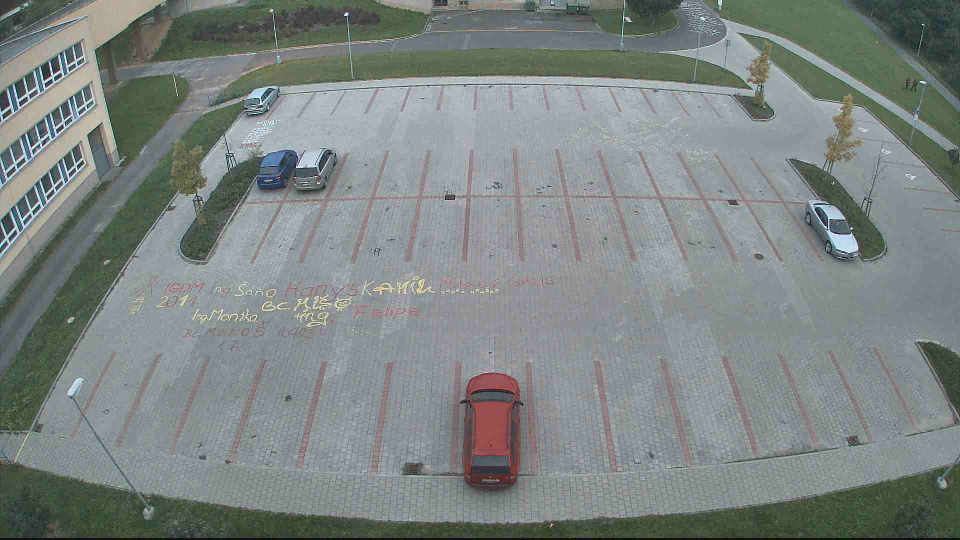
#> input picture 6_semester/ZAO/template/test_images_zao/test1.jpg, 1920 x 1080 px (shown at 1/2 size)
$ python -i main.py   (imports and definitions only)
#> lines starting #> are read from the running program, lines starting #| are printed output that depends on the picture
#> further down, picture is the input picture: shape (1080, 1920, 3); mean B, G, R 130.4, 132.4, 124.6
#!/usr/bin/python

import sys
import cv2
import numpy as np
import math
import struct
from datetime import datetime
import glob
import os

# [32 lines left out: functions order_points, four_point_transform, not called in this run]

def is_occupied(parking_spot_img):
    gray = cv2.cvtColor(parking_spot_img, cv2.COLOR_BGR2GRAY)
    blurred = cv2.GaussianBlur(gray, (5, 5), 0)
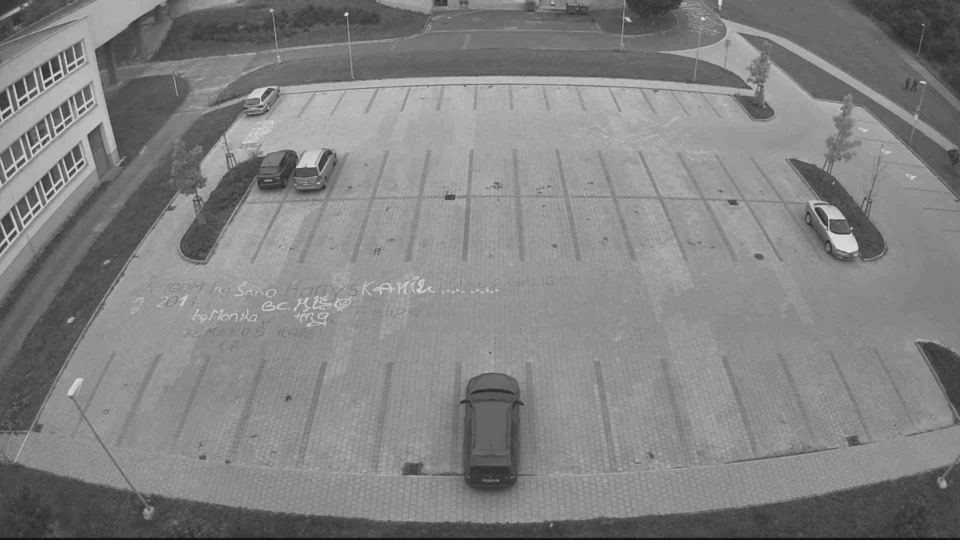
#> blurred: shape (1080, 1920) (shown at 1/2 size); min 9, max 236, mean 129.8
    edges = cv2.Canny(blurred, 50, 150)
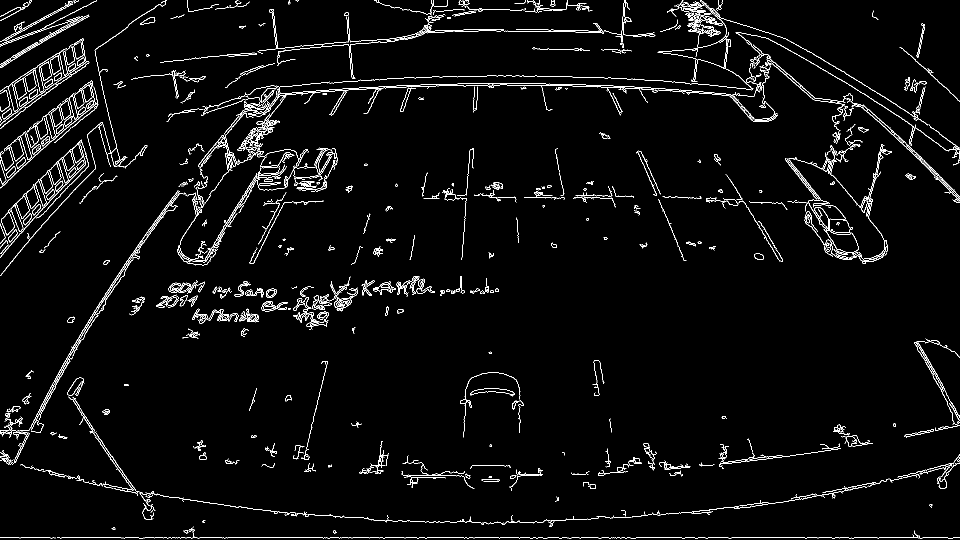
#> edges: shape (1080, 1920) (shown at 1/2 size); 3.2% white in thin lines or dots
    edge_count = cv2.countNonZero(edges)
#> edge_count = 66686
    total_pixels = edges.shape[0] * edges.shape[1]
#> total_pixels = 2073600
    edge_percentage = (edge_count / total_pixels) * 100
#> edge_percentage = 3.22
    return edge_percentage > 4.3, edge_percentage

# [80 lines left out: functions load_ground_truth, calculate_accuracy, main, not called in this run]

# [2 lines not run here, left out]

>>> import cv2
>>> picture = cv2.imread('test_images_zao/test1.jpg')
>>> result = is_occupied(picture)
#> result = (False, 3.22)

$ run again, on 6_semester/ZAO/template/test_images_zao/test14.jpg
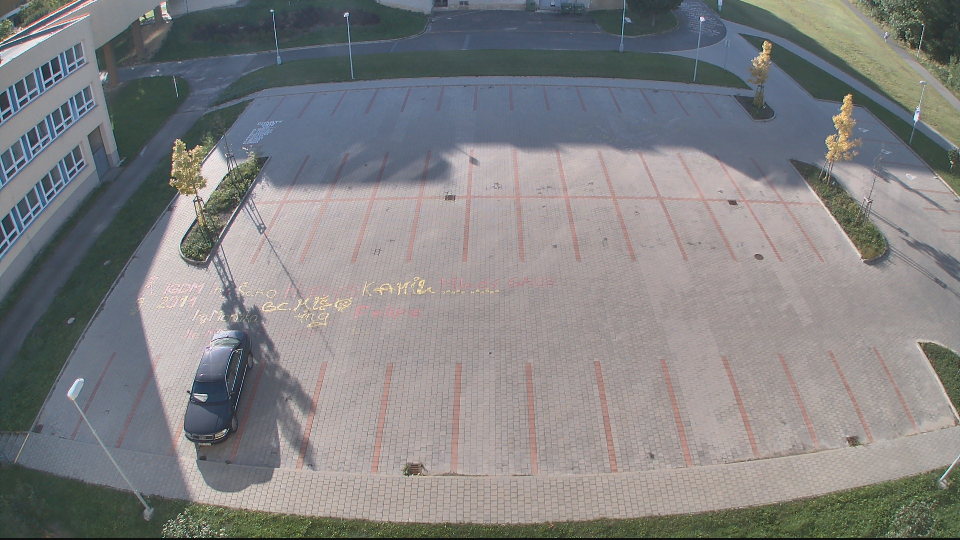
#> input picture 6_semester/ZAO/template/test_images_zao/test14.jpg, 1920 x 1080 px (shown at 1/2 size)
#> picture is the input picture: shape (1080, 1920, 3); mean B, G, R 130.4, 129.5, 129.6
#> in is_occupied, `gray = cv2.cvtColor(parking_spot_img, cv2.COLOR_BGR2GRAY)`:
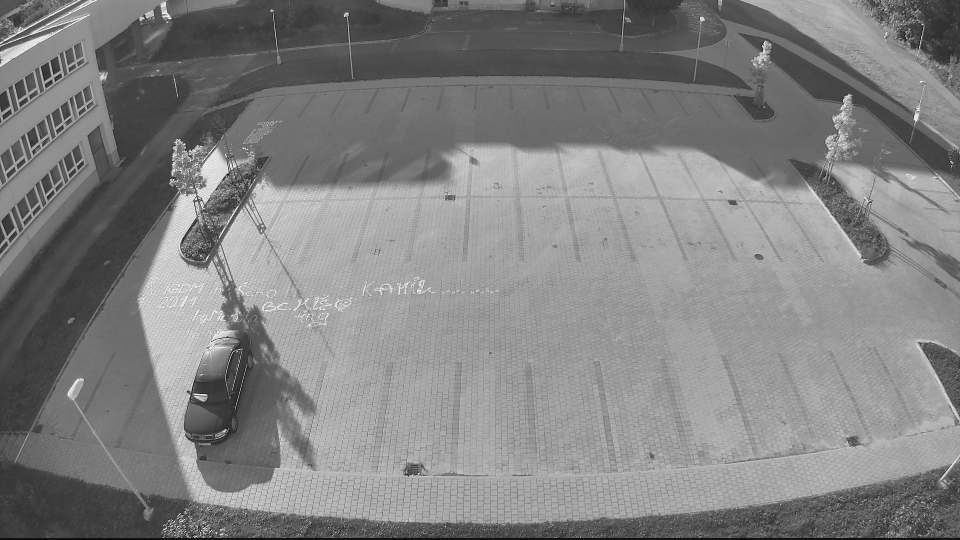
#> gray: shape (1080, 1920) (shown at 1/2 size); min 6, max 247, mean 129.6
#> in is_occupied, `edges = cv2.Canny(blurred, 50, 150)`:
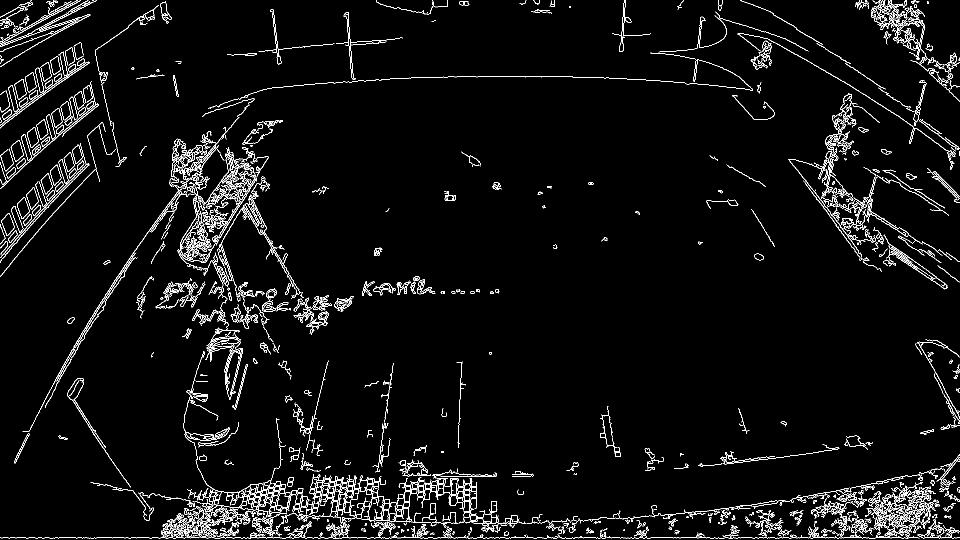
#> edges: shape (1080, 1920) (shown at 1/2 size); 4% white in thin lines or dots
#> edge_count = 83411
#> edge_percentage = 4.02
#> result = (False, 4.02)

$ run again, on 6_semester/ZAO/template/test_images_zao/test16.jpg
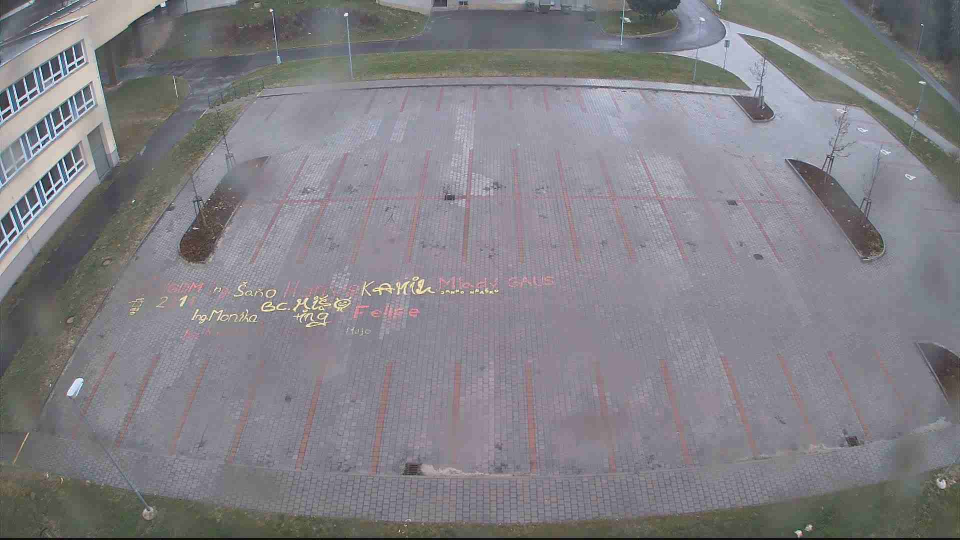
#> input picture 6_semester/ZAO/template/test_images_zao/test16.jpg, 1920 x 1080 px (shown at 1/2 size)
#> picture is the input picture: shape (1080, 1920, 3); mean B, G, R 133.6, 128.1, 129.8
#> in is_occupied, `edges = cv2.Canny(blurred, 50, 150)`:
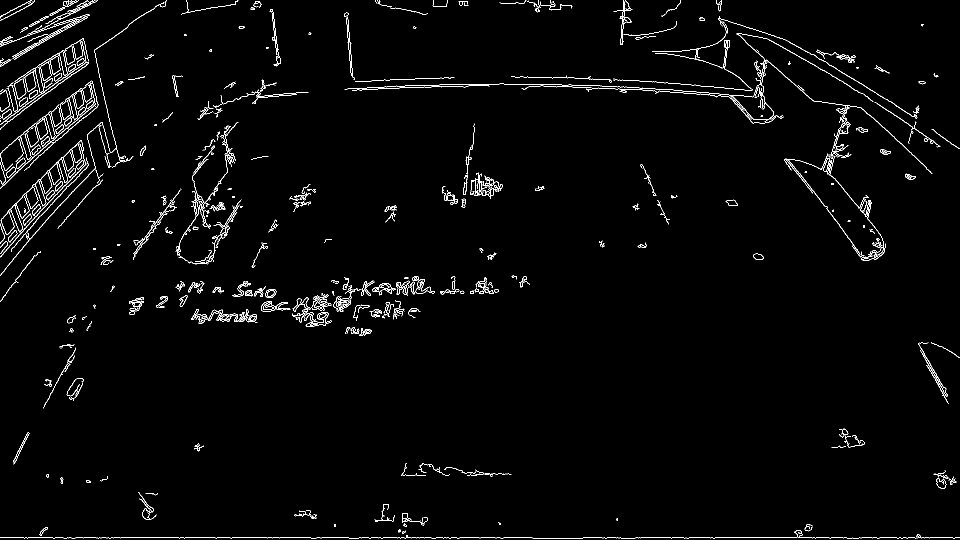
#> edges: shape (1080, 1920) (shown at 1/2 size); 2% white in thin lines or dots
#> edge_count = 40937
#> edge_percentage = 1.97
#> result = (False, 1.97)

$ run again, on 6_semester/ZAO/template/test_images_zao/test17.jpg
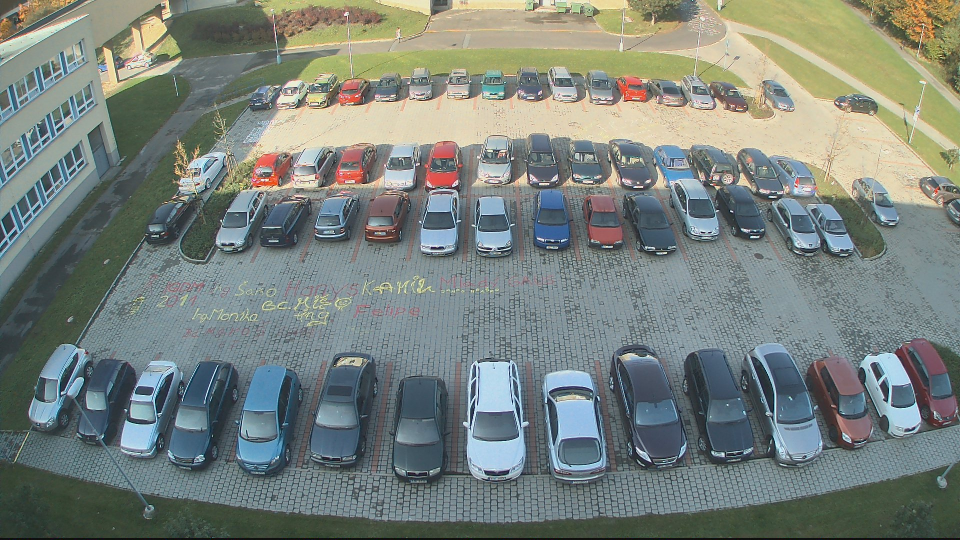
#> input picture 6_semester/ZAO/template/test_images_zao/test17.jpg, 1920 x 1080 px (shown at 1/2 size)
#> picture is the input picture: shape (1080, 1920, 3); mean B, G, R 124.7, 130.4, 121.6
#> in is_occupied, `gray = cv2.cvtColor(parking_spot_img, cv2.COLOR_BGR2GRAY)`:
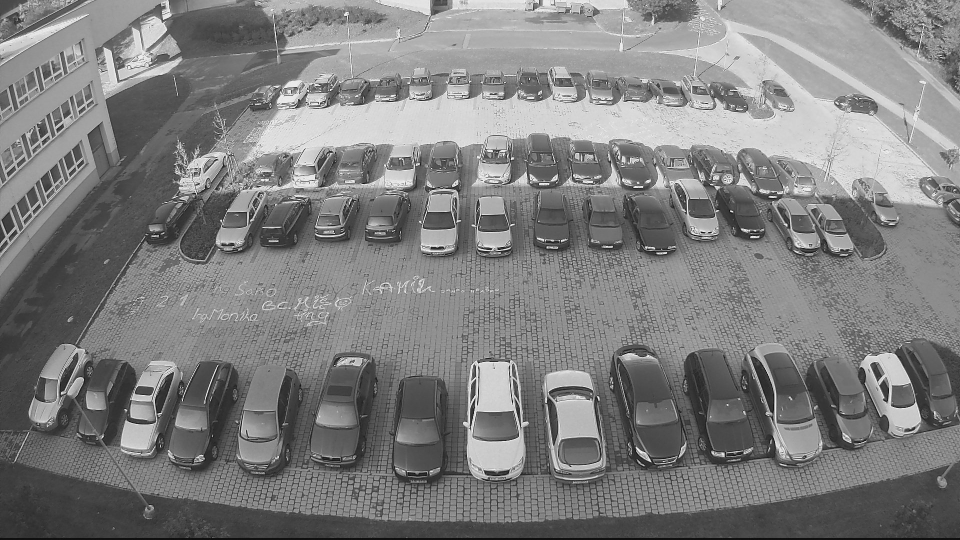
#> gray: shape (1080, 1920) (shown at 1/2 size); min 1, max 254, mean 127.1
#> in is_occupied, `edges = cv2.Canny(blurred, 50, 150)`:
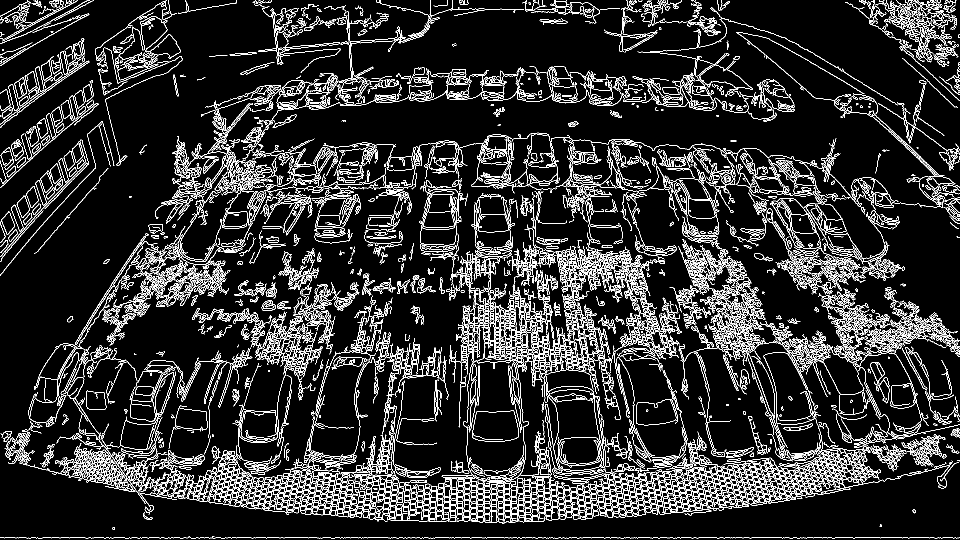
#> edges: shape (1080, 1920) (shown at 1/2 size); 11.5% white in thin lines or dots
#> edge_count = 239299
#> edge_percentage = 11.54
#> result = (True, 11.54)
